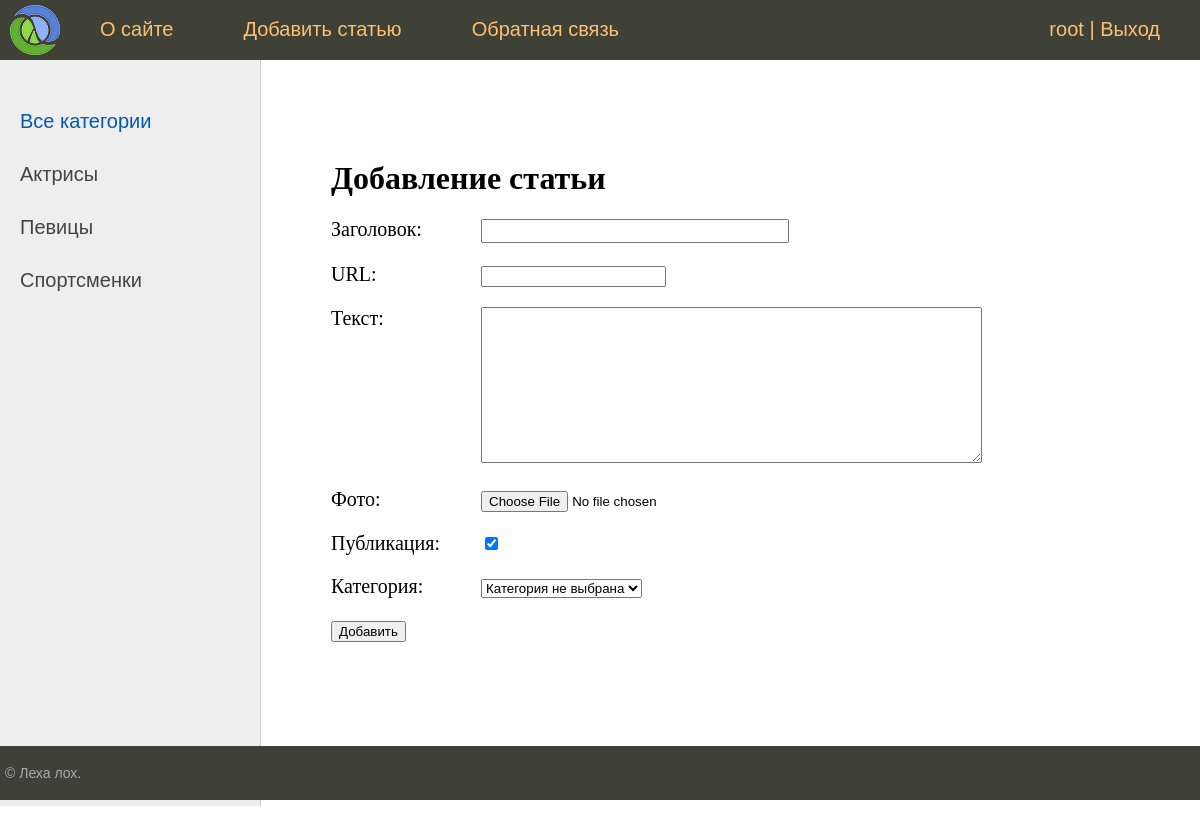
Screenshot of /addpage/ (signed in) with the database file from the repository.
### women/models.py (models this page shows)
class Category(models.Model):
    name = models.CharField(max_length=100, db_index = True, verbose_name= 'Категория')
    slug = models.SlugField(max_length=255, unique=True, db_index=True, verbose_name="URL")
    def __str__(self):
        return self.name
    def get_absolute_url(self):
        return reverse('category', kwargs={'cat_slug': self.slug})
    class Meta:
        verbose_name = 'Категории'
        verbose_name_plural = 'Категории'
        ordering = ['id']# Сортировка по умоланию как на сайте так и в админке

### women/views.py (the view)
# urls.py: path('addpage/', AddPage.as_view(), name='add_page'),
class AddPage(LoginRequiredMixin, DataMixin, CreateView):
    form_class = AddPostForm # Указываем имя класса формы
    template_name = 'women/addpage.htm'
    success_url = reverse_lazy('home')
    login_url = reverse_lazy('login_user')# Для пренаправления не авторизованных пользователей
    def get_context_data(self, *, object_list=None, **kwargs):
        context = super().get_context_data(**kwargs)
        c_def = self.get_user_context(title='Добавление статьи') # Плюс передаем в kwargs(в наш контекст) -> title
        return dict(list(context.items()) + list(c_def.items()))

### women/forms.py (shortened to what this page needs)
class AddPostForm(forms.ModelForm):
    def __init__(self, *args, **kwargs):
        super().__init__(*args, **kwargs) # Обязательно вызываем конструктор базового класса
        self.fields['cat'].empty_label = "Категория не выбрана" # Для поля cat, установим свойство empty_label='ЗНАЧЕНИЕ'
    class Meta:
        model = Women # Связь с моделью
        fields = ['title', 'slug', 'content', 'photo', 'is_published', 'cat'] #Отображаем выбраные поля модели
        widgets = {
            'title': forms.TextInput(attrs={'class': 'form-input'}),
            'content': forms.Textarea(attrs={'cols': 60, 'rows': 10}),
        }

### women/templatetags/women_tags.py (called while the page is built)
@register.simple_tag(name='getcats')
def get_categories(): # В шаблоне для использования тега(данных) обращаеся по имени функции
    return Category.objects.all()

### women/utils.py (called while the page is built)
    def get_user_context(self, **kwargs):
        context = kwargs
        cats = cache.get('cats')
        if not cats:
            cats = Category.objects.annotate(Count('women'))
            cache.set('cats', cats, 60)
        user_menu = menu.copy()
        if not self.request.user.is_authenticated:
            user_menu.pop(1) # удаляем пункт меню для не авторизованных пользователей {'title': "Добавить статью", 'url_name': 'add_page'},
        context['menu'] = user_menu
        context['cats'] = cats
        if 'cat_selected' not in context:
            context['cat_selected'] = 0
        return context

### women/templates/women/addpage.htm (shortened to what this page needs)
{% extends 'women/base.htm' %}
{% block content %}
<h1>{{title}}</h1>
<form action="{% url 'add_page' %}" method="post" enctype="multipart/form-data">
    {% for f in form %}
    <p><label class="form-label" for="{{ f.id_for_label }}">{{f.label}}: </label>{{ f }}</p>
    {% endfor %}
    <button type="submit">Добавить</button>
</form>
{% endblock content %}

### women/templates/women/base.htm (shortened to what this page needs)
{% load static %}
{% load women_tags %}
<!DOCTYPE html>
<html>
<head>
	<link type="text/css" href="{% static 'women/css/styles.css' %}" rel="stylesheet" />
</head>
<body>
<table class="table-page" border=0 cellpadding="0" cellspacing="0">
<tr><td valign=top>
{% block mainmenu %}
	<div class="header">
		<ul id="mainmenu" class="mainmenu">
		<li class="logo"><a href="{% url 'home' %}"><div class="logo"></div></a></li>
{% for m in menu %}
		<li><a href="{% url m.url_name %}">{{m.title}}</a></li>
{% endfor %}
			{% if request.user.is_authenticated %}
			<li class="last"> {{ user.username }} <a href="{% url 'logout_user'%}">| Выход</a></li>
			{% else %}
			<li class="last"><a href="{% url 'login_user'%}">Вход</a></li>
			{% endif %}
		</ul>
	</div>
{% endblock mainmenu %}
<table class="table-content" border=0 cellpadding="0" cellspacing="0">
<tr>
	<td valign="top" class="left-chapters">
	<ul id="leftchapters">
{% if cat_selected == 0 %}
		<li class="selected">Все категории</li>
{% else %}
		<li><a href="{% url 'home' %}">Все категории</a></li>
{% endif %}
{% for c in cats %}
	{% if c.women__count > 0 %}
    	{% if c.pk == cat_selected %}
        	<li class="selected">{{c.name}}</li>
    	{% else %}
        	<li><a href="{{ c.get_absolute_url }}">{{c.name}}</a></li>
		{% endif %}
    {% endif %}
{% endfor %}
	</ul>
</td>
<td valign="top" class="content">
	<div class="content-text">
{% block content %}
{% endblock %}
	</div>
</td></tr></table>
</td></tr>
<tr><td valign=top>
	<div id="footer">
		<p>&copy; Леха лох.</p>
	</div>
</td></tr></table>
</body>
</html>

### women/static/women/css/styles.css (style rules this page uses)
html, body { font-family: 'Arial'; margin: 0; padding: 0; height: 100%; width: 100%; color: #444; }
a { color: #0059b2; text-decoration: none; }
.table-page { width: 100%; height: 100%; vertical-align: top; }
.table-page tr { height: 100%; }
.header { background: #3F4137; height: 60px; }
.logo { background: url('../images/logo.png') no-repeat 10px 5px; width: 70px; height: 60px; }
ul.mainmenu { list-style: none; margin: 0; padding: 0; height: 60px; color: #fdc073; font-size: 20px; overflow: hidden; }
ul.mainmenu li { float: left; margin: 18px 40px 0 30px; }
ul.mainmenu li.logo { margin: 0; }
ul.mainmenu li.last { float: right; }
ul.mainmenu li a { color: #fdc073; text-decoration: none; }
.table-content { width: 100%; min-height: 100%; height: 100%; }
.left-chapters { margin: 0; background: #eee; border-right: 1px solid #ccc; min-height: 100%; }
.left-chapters ul { width: 230px; min-height: 100%; margin: 0; padding: 20px 10px 10px 20px; list-style: none; font-size: 20px; }
.left-chapters ul li { margin: 30px 0 0 0; color: #999; }
.left-chapters ul li.selected { color: #0059b2; }
.left-chapters ul li a { color: #444; text-decoration: none; }
.content { padding: 40px 20px 20px 40px; width: 100%; box-sizing: border-box; }
.content-text { margin: 60px 0 0 30px; color: #000; font-size: 20px; font-family: Yandex Sans Display Light; }
.content-text h1 { font-size: 32px; }
#footer { box-sizing: border-box; background: #3F4137; padding: 5px; color: #aaa; font-size: 14px; font-family: Verdana, Geneva, Arial, Helvetica; text-align: left; overflow: hidden; }
.form-input { width: 300px; font-size: 16px; }
.form-label { display: inline-block; min-width: 150px; vertical-align: top; }

### rows the page displays
Category: name "Актрисы"
Category: name "Певицы"
Category: name "Спортсменки"

### other values shown
{{ m.title }} "О сайте" "Добавить статью" "Обратная связь"
{{ user.username }} "root"
{{ title }} "Добавление статьи"
{{ f.label }} "Заголовок" "URL" "Текст" "Фото" "Публикация" "Категория"
